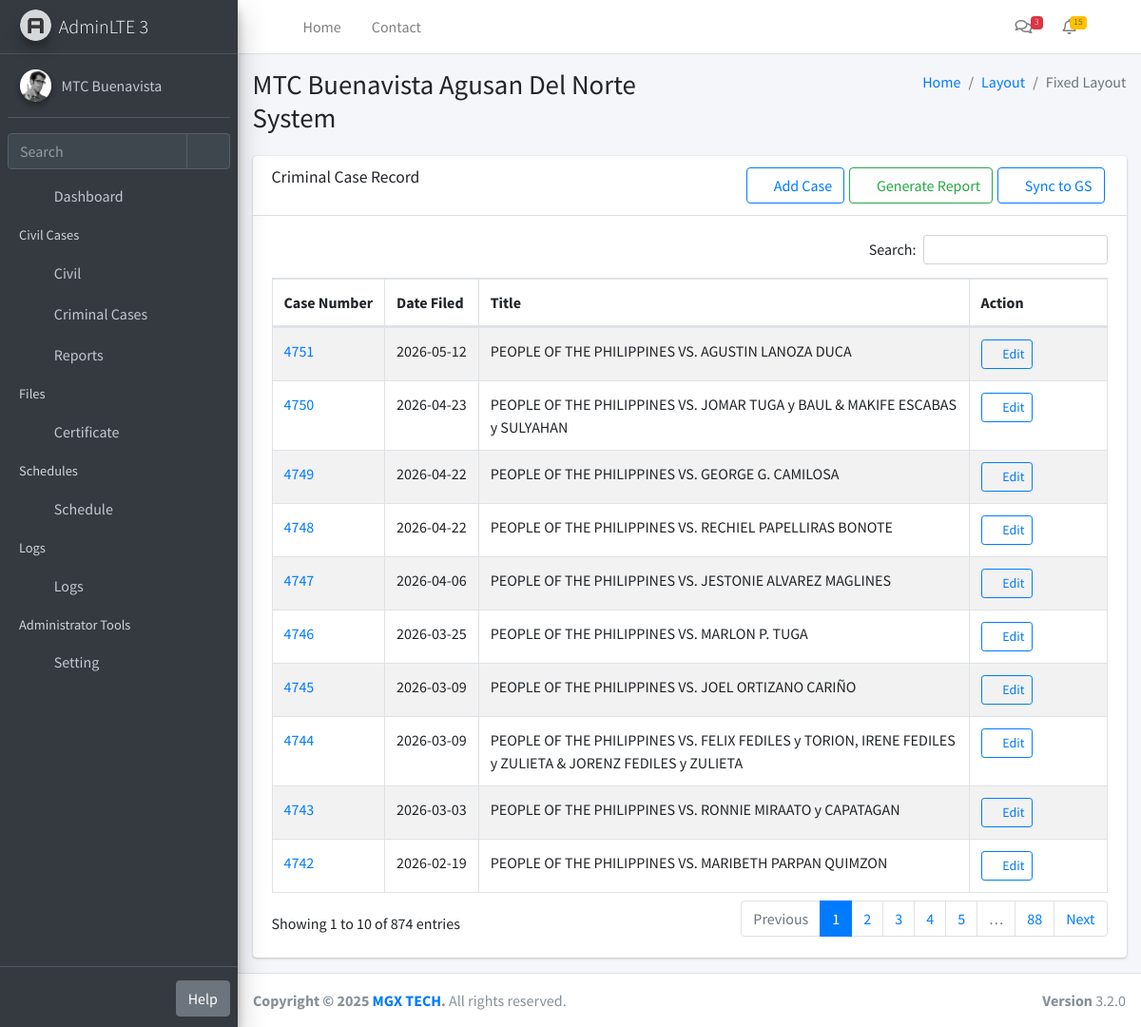
The page /cc/ (signed in) on the database its author committed.
### app/models.py (models this page shows, shortened)
class Module(db.Model):
    __tablename__ = 'modules'
    id = db.Column(db.Integer, primary_key=True)
    name = db.Column(db.String(255), nullable=False)
    icon = db.Column(db.String(255), nullable=False)
    description = db.Column(db.Text, nullable=True)
    url = db.Column(db.String(255), nullable=True)
    created_at = db.Column(db.DateTime, default=datetime.utcnow)
    updated_at = db.Column(db.DateTime, default=datetime.utcnow, onupdate=datetime.utcnow)

class CTMS1000(db.Model):
    __tablename__ = 'ctms1000'
    CASEID = db.Column(db.Integer, primary_key=True)
    COURTID = db.Column(db.Integer)
    NATURECODE = db.Column(db.Text)
    CATEGORY = db.Column(db.Text)
    CASENUM = db.Column(db.Text)
    CASETITLE = db.Column(db.Text)
    DTFILED = db.Column(db.Text)
    DTRECEIVED = db.Column(db.Text)
    DTTRANSFER = db.Column(db.Text)
    TRANSFER = db.Column(db.Integer)
    CASETYPE = db.Column(db.Text)
    CLOSEDATE = db.Column(db.Text)
    CLOSETAG = db.Column(db.Text)
    CLOSEDET = db.Column(db.Text)
    NATUREREM = db.Column(db.Text)
    IAMOUNT = db.Column(db.Float)
    IWEIGHT = db.Column(db.Float)
    CSTATUS = db.Column(db.Text)
    CSTATUSID = db.Column(db.Text)
    CLOSESTAT = db.Column(db.Text)
    CREATEBY = db.Column(db.Text)
    CREATEDT = db.Column(db.Text)
    MODIFYBY = db.Column(db.Text)
    MODIFYDT = db.Column(db.Text)
    parties = db.relationship(
        "CTMS4100",
        backref="case",
        lazy=True
    )
    court = db.relationship(
        "CTMS2100",
        primaryjoin="CTMS1000.COURTID==CTMS2100.COURTID",
        foreign_keys=[COURTID],
        viewonly=True
    )
    nature = db.relationship(
        "CTMS2310",
        primaryjoin="CTMS1000.NATURECODE==CTMS2310.NATURECODE",
        foreign_keys=[NATURECODE],
        viewonly=True
    )
    disposition = db.relationship(
        "CTMS2320",
        primaryjoin="CTMS1000.CLOSESTAT==CTMS2320.DISPOSCODE",
        foreign_keys=[CLOSESTAT],
        viewonly=True
    )

### app/routes/criminal_case.py (the view)
@criminals_bp.route('/')
@login_required
@require_module(9)
def criminal():
    cases = (
        CTMS1000.query
        .options(
            joinedload(CTMS1000.parties)
            .joinedload(CTMS4100.person)
        )
        .order_by(CTMS1000.CASENUM.desc())
        .all()
    )
    return render_template(
        'cases/criminal_case/cc_index.html',
        criminal_records=cases
    )

### app/__init__.py (called while the page is built)
def create_app():
    app = Flask(__name__)
    app.config.from_object(Config)
    db.init_app(app)
    login_manager.init_app(app)
    login_manager.login_view = 'auth.login'
    from app.models import User, Setting, Module
    @login_manager.user_loader
    def load_user(user_id):
        return User.query.get(int(user_id))
    @app.context_processor
    def inject_globals():
        modules = Module.query.all()
        user_modules = []
        if current_user.is_authenticated and current_user.role:
            user_modules = current_user.role.modules
        settings = {s.function_desc: s.function for s in Setting.query.all()}
        return dict(modules=modules, user_modules=user_modules, settings=settings)
    from app.routes import blueprints
    for bp in blueprints:
        app.register_blueprint(bp)
    with app.app_context():
        db.create_all()
    return app

### app/templates/cases/criminal_case/cc_index.html (shortened to what this page needs)
{% extends "layouts/layout1.html" %}
{% block content %}
<section class="col-lg-12 connectedSortable">
  <div class="card">
    <div class="card-header">
      <h3 class="card-title">Criminal Case Record</h3>
   <div class="card-tools d-flex" style="gap: 5px;">
  <a href="/cc/add" class="btn btn-outline-primary">
    <i class="fas fa-plus"></i> Add Case
  </a>
<a href="#"
   class="btn btn-outline-success"
   data-toggle="modal"
   data-target="#reportModal">
  <i class="fas fa-file-alt"></i> Generate Report
</a>
<button id="syncBtn" class="btn btn-outline-primary">
  <i class="fas fa-sync"></i> Sync to GS
</button>
</div>
    </div>
    <div class="card-body">
      <table id="example2" class="table table-bordered table-striped">
        <thead>
          <tr>
            <th class="case-col">Case Number</th>
            <th>Date Filed</th>
            <th>Title</th>
            <th width="120">Action</th>
          </tr>
        </thead>
        <tbody>
          {% for record in criminal_records %}
          <tr>
            <td>
              <a href="#"
              class="open-case-modal"
              data-toggle="modal"
              data-target="#caseModal"
              data-caseid="{{ record.CASEID }}">
              {{ record.CASENUM }}
            </a>
          </td>
          <td class="case-col">{{ record.DTFILED }}</td>
          <td>{{ record.CASETITLE.replace(" Y ", " y ") }}</td>
          <td>
  <a href="/cc/edit/{{ record.CASEID }}"
     class="btn btn-outline-primary btn-sm">
    <i class="fas fa-edit"></i> Edit
  </a>
</td>
        </tr>
        {% endfor %}
      </tbody>
    </table>
  </div>
</div>
</section>
{% endblock %}

### app/templates/layouts/partials/navbar.html (shortened to what this page needs)
<nav class="mt-2">
  <ul class="nav nav-pills nav-sidebar flex-column nav-child-indent" data-widget="treeview" role="menu" data-accordion="false">
    <li class="nav-item">
      <a href="/dashboard" class="nav-link">
        <i class="nav-icon fas fa-tachometer-alt"></i>
        <p>Dashboard</p>
      </a>
    </li>
{% if user_modules %}
{% set civil_modules = [] %}
{% if civil_modules %}
  <li class="nav-header">Civil Cases</li>
    <li class="nav-item {% if request.path in ['/cases/oca', '/cases/scc', '/wedding'] %}menu-is-opening menu-open{% endif %}">
    <a href="#" class="nav-link">
      <i class="nav-icon fas fa-folder"></i>
      <p>
        Civil
        <i class="right fas fa-angle-left"></i>
      </p>
    </a>
  </li>
{% endif %}
  {% set standalone_modules = modules
    | selectattr('id', 'in', user_modules)
    | selectattr('id', 'in', [9,10,16])
    | list %}
  {% for m in standalone_modules %}
    <li class="nav-item">
      <a href="/{{ m.url }}" class="nav-link">
        <i class="nav-icon fa {{ m.icon }}"></i>
        <p>{{ m.name }}</p>
      </a>
    </li>
  {% endfor %}
{% endif %}
{% set cert_modules = modules
  | selectattr('id', 'in', user_modules)
  | selectattr('id', 'in', [5])
  | list %}
{% if cert_modules %}
  <li class="nav-header">Files</li>
  <li class="nav-item">
    <a href="#" class="nav-link">
      <i class="nav-icon fas fa-file-alt"></i>
      <p>
        Certificate
        <i class="right fas fa-angle-left"></i>
      </p>
    </a>
  </li>
{% endif %}
{% set sched_modules = modules
  | selectattr('id', 'in', user_modules)
  | selectattr('id', 'in', [11,12])
  | list %}
{% if sched_modules %}
  <li class="nav-header">Schedules</li>
  <li class="nav-item {% if request.path in ['/schedule/court', '/schedule/wedding'] %}menu-is-opening menu-open{% endif %}">
    <a href="#" class="nav-link {% if request.path in ['/schedule/court', '/schedule/wedding'] %}active{% endif %}">
      <i class="nav-icon fas fa-calendar-alt"></i>
      <p>
        Schedule
        <i class="right fas fa-angle-left"></i>
      </p>
    </a>
  </li>
{% endif %}
{% set logs_modules = modules
  | selectattr('id', 'in', user_modules)
  | selectattr('id', 'in', [13,14,15])
  | list %}
{% if logs_modules %}
  <li class="nav-header">Logs</li>
  <li class="nav-item">
    <a href="#" class="nav-link">
      <i class="nav-icon fas fa-clipboard-list"></i>
      <p>
        Logs
        <i class="right fas fa-angle-left"></i>
      </p>
    </a>
  </li>
{% endif %}
    {% if user_modules %}
      {% set admin_modules = modules
        | selectattr('id', 'in', user_modules)
        | selectattr('id', 'in', [1,2,3,4])
        | list %}
 {% set admin_paths = ['/roles', '/users', '/modules', '/settings'] %}
{% if admin_modules %}
  <li class="nav-header">Administrator Tools</li>
  <li class="nav-item {% if request.path.rstrip('/') in admin_paths %}menu-is-opening menu-open{% endif %}">
    <a href="#"
       class="nav-link {% if request.path.rstrip('/') in admin_paths %}active{% endif %}">
      <i class="nav-icon fas fa-cogs"></i>
      <p>
        Setting
        <i class="right fas fa-angle-left"></i>
      </p>
    </a>
  </li>
{% endif %}
    {% endif %}
  </ul>
</nav>

### app/templates/cases/criminal_case/cc_index.html (style rules this page uses)
.case-col { white-space: nowrap; width: 1%; }

### rows shown on the page
Module: name "Criminal Cases"
Module: name "Reports"
CTMS1000: CASENUM "4751", DTFILED "2026-05-12", CASETITLE.replace "PEOPLE OF THE PHILIPPINES VS. AGUSTIN LANOZA DUCA"
CTMS1000: CASENUM "4750", DTFILED "2026-04-23", CASETITLE.replace "PEOPLE OF THE PHILIPPINES VS. JOMAR TUGA y BAUL & MAKIFE ESCABAS y SULYAHAN"
CTMS1000: CASENUM "4749", DTFILED "2026-04-22", CASETITLE.replace "PEOPLE OF THE PHILIPPINES VS. GEORGE G. CAMILOSA"
CTMS1000: CASENUM "4748", DTFILED "2026-04-22", CASETITLE.replace "PEOPLE OF THE PHILIPPINES VS. RECHIEL PAPELLIRAS BONOTE"
CTMS1000: CASENUM "4747", DTFILED "2026-04-06", CASETITLE.replace "PEOPLE OF THE PHILIPPINES VS. JESTONIE ALVAREZ MAGLINES"
CTMS1000: CASENUM "4746", DTFILED "2026-03-25", CASETITLE.replace "PEOPLE OF THE PHILIPPINES VS. MARLON P. TUGA"
CTMS1000: CASENUM "4745", DTFILED "2026-03-09", CASETITLE.replace "PEOPLE OF THE PHILIPPINES VS. JOEL ORTIZANO CARIÑO"
CTMS1000: CASENUM "4744", DTFILED "2026-03-09", CASETITLE.replace "PEOPLE OF THE PHILIPPINES VS. FELIX FEDILES y TORION, IRENE FEDILES y ZULIETA & JORENZ FEDILES y ZULIETA"
CTMS1000: CASENUM "4743", DTFILED "2026-03-03", CASETITLE.replace "PEOPLE OF THE PHILIPPINES VS. RONNIE MIRAATO y CAPATAGAN"
CTMS1000: CASENUM "4742", DTFILED "2026-02-19", CASETITLE.replace "PEOPLE OF THE PHILIPPINES VS. MARIBETH PARPAN QUIMZON"
